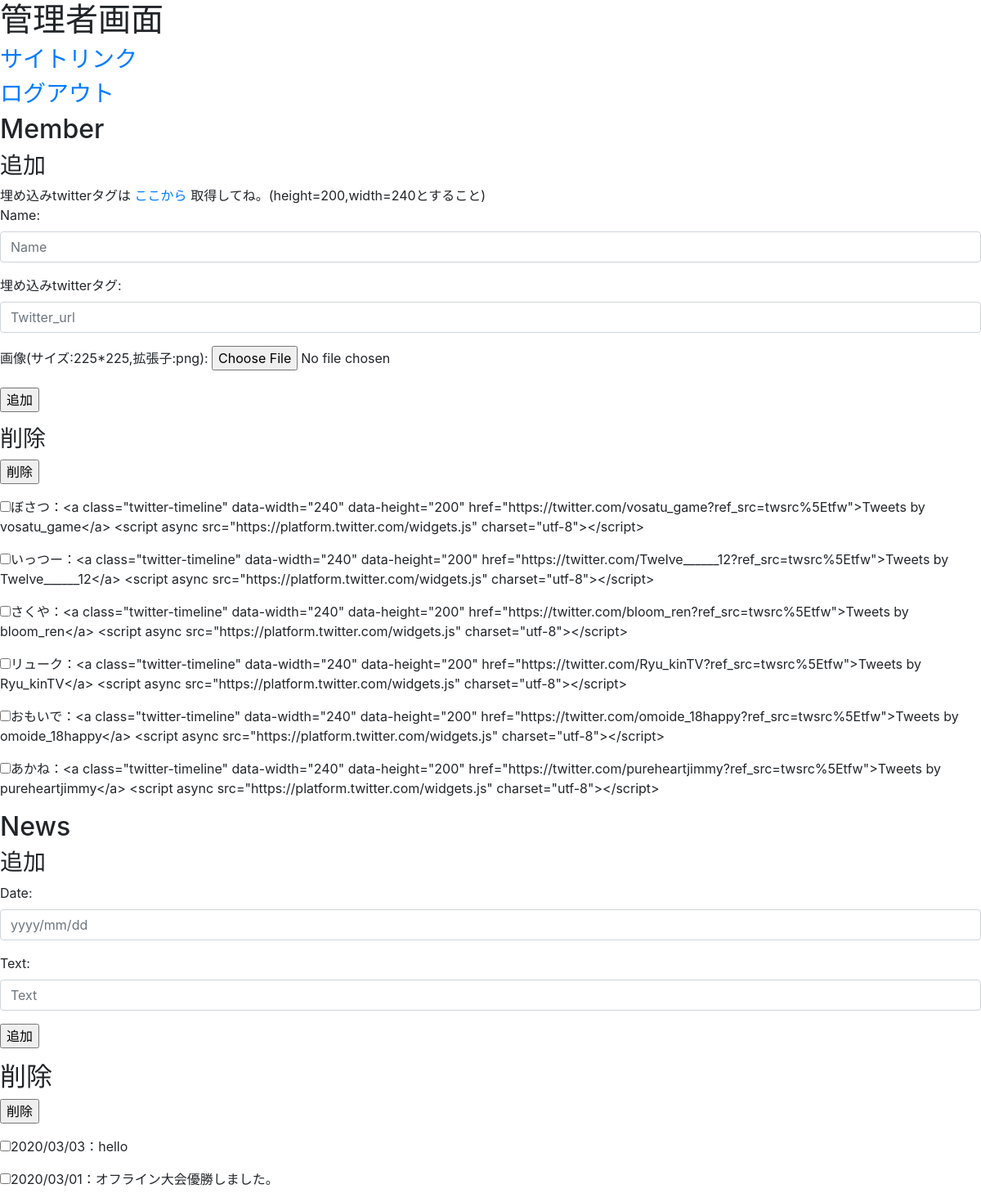
/edit (signed in), run on the app's committed database.
### app/models/models.py (models this page shows, shortened)
class Member(Base):
    __tablename__ = 'member'
    id = Column(Integer, primary_key=True)
    name = Column(String(128), unique=True)
    twitter = Column(String(128), unique=True)

class News(Base):
    __tablename__ = 'news'
    id = Column(Integer, primary_key=True)
    date = Column(String(128), unique=False)
    text = Column(String(256), unique=False)

### app/app.py (the view)
@app.route("/edit")
def edit():
    if "admin" in session:
        all_member = Member.query.all()
        all_news = News.query.all()
        return render_template("edit.html", all_member=all_member, all_news=all_news)
    else :
        return redirect("/admin")

### app/templates/edit.html (shortened to what this page needs)
{% extends "application-admin.html" %}
{% block body %}
<h1>管理者画面</h1>
<h3>
    <a href="{{url_for('top')}}" target="_blank">サイトリンク</a>
</h3>
<h3>
<a href="{{url_for('logout')}}">ログアウト</a>
</h3>
<h2>Member</h2>
<h3>追加</h3>
埋め込みtwitterタグは
<a href="https://publish.twitter.com/" target="_blank">ここから</a>
取得してね。(height=200,width=240とすること)
<form action="/member_add" method="POST" enctype="multipart/form-data">
    <div class="form-group">
        <label for="name">Name:</label>
        <input type="text" name="name" class="form-control" placeholder="Name">
    </div>
    <div class="form-group">
        <label for="Twitter">埋め込みtwitterタグ:</label>
        <input type="text" name="twitter" class="form-control" placeholder="Twitter_url">
    </div>
    <div class="form-group">
        <label for="member_image">画像(サイズ:225*225,拡張子:png):</label>
        <input type="file" name="member_image" >
    </div>
    <div class="form-group">
        <input type="submit" value="追加">
    </div>
</form>
<h3>削除</h3>
<form action="/member_del" method="POST">
    <div class="form-group">
        <input type="submit" value="削除">
    </div>
{% for member in all_member %}
    <div class="form-group">
        <input type="checkbox" name="del" value={{member.id}}>{{member.name}}：{{member.twitter}}</input>
    </div>
{% endfor %}
</form>
<h2>News</h2>
<h3>追加</h3>
<form action="/news_add" method="POST">
    <div class="form-group">
        <label for="date">Date:</label>
        <input type="text" name="date" class="form-control" placeholder="yyyy/mm/dd">
    </div>
    <div class="form-group">
        <label for="text">Text:</label>
        <input type="text" name="text" class="form-control" placeholder="Text">
    </div>
    <div class="form-group">
        <input type="submit" value="追加">
    </div>
</form>
<h2>削除</h2>
<form action="/news_del" method="POST">
    <div class="form-group">
        <input type="submit" value="削除">
    </div>
{% for news in all_news %}
    <div class="form-group">
        <input type="checkbox" name="del" value={{news.id}}>{{news.date}}：{{news.text}}</input>
    </div>
{% endfor %}
</form>
{% endblock %}

### data on the page
Member: name "ぼさつ", twitter "<a class=\"twitter-timeline\" data-width=\"240\" data-height=\"200\" href=\"https://twitter.com/vosatu_game?ref_src=twsrc%5Etfw\">Tweets by vosatu_game</a> <script async src=\"https://platform.twitter.com/widgets.js\" charset=\"utf-8\"></script>"
Member: name "いっつー", twitter "<a class=\"twitter-timeline\" data-width=\"240\" data-height=\"200\" href=\"https://twitter.com/Twelve______12?ref_src=twsrc%5Etfw\">Tweets by Twelve______12</a> <script async src=\"https://platform.twitter.com/widgets.js\" charset=\"utf-8\"></script>"
Member: name "さくや", twitter "<a class=\"twitter-timeline\" data-width=\"240\" data-height=\"200\" href=\"https://twitter.com/bloom_ren?ref_src=twsrc%5Etfw\">Tweets by bloom_ren</a> <script async src=\"https://platform.twitter.com/widgets.js\" charset=\"utf-8\"></script>"
Member: name "リューク", twitter "<a class=\"twitter-timeline\" data-width=\"240\" data-height=\"200\" href=\"https://twitter.com/Ryu_kinTV?ref_src=twsrc%5Etfw\">Tweets by Ryu_kinTV</a> <script async src=\"https://platform.twitter.com/widgets.js\" charset=\"utf-8\"></script>"
Member: name "おもいで", twitter "<a class=\"twitter-timeline\" data-width=\"240\" data-height=\"200\" href=\"https://twitter.com/omoide_18happy?ref_src=twsrc%5Etfw\">Tweets by omoide_18happy</a> <script async src=\"https://platform.twitter.com/widgets.js\" charset=\"utf-8\"></script>"
Member: name "あかね", twitter "<a class=\"twitter-timeline\" data-width=\"240\" data-height=\"200\" href=\"https://twitter.com/pureheartjimmy?ref_src=twsrc%5Etfw\">Tweets by pureheartjimmy</a> <script async src=\"https://platform.twitter.com/widgets.js\" charset=\"utf-8\"></script>"
News: date "2020/03/03", text "hello"
News: date "2020/03/01", text "オフライン大会優勝しました。"
